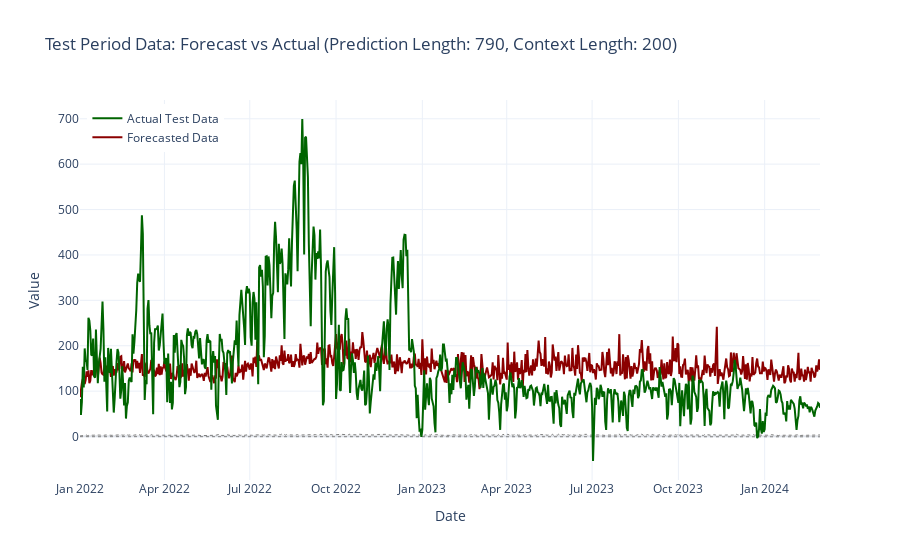

The notebook cell saved with this chart:
### Code cell
# Convert 'start' to a timestamp if necessary
start_date = inp['start'].to_timestamp() if hasattr(inp['start'], 'to_timestamp') else pd.Timestamp(inp['start'])

# Generate test period dates
test_start_date = pd.Timestamp(start_date) + pd.Timedelta(days=len(inp_values))
test_dates = pd.date_range(start=test_start_date, periods=PDT, freq='D')


# Update plot traces with the original scale values
forecast_trace = go.Scatter(
    x=test_dates,
    y=forecast_values_original_scale,
    mode='lines',
    name='Forecasted Data',
    line=dict(color='darkred', dash='solid')
)

label_trace = go.Scatter(
    x=test_dates,
    y=label_values_original_scale,
    mode='lines',
    name='Actual Test Data',
    line=dict(color='darkgreen', dash='solid')
)

fig = go.Figure(data=[confidence_trace_lower, confidence_trace_upper, forecast_trace, label_trace], layout=layout)
fig.show()

# Calculate metrics using original scale values
from sklearn.metrics import mean_squared_error, mean_absolute_error
mse = mean_squared_error(label_values_original_scale, forecast_values_original_scale)
rmse = np.sqrt(mse)
mae = mean_absolute_error(label_values_original_scale, forecast_values_original_scale)

print(f"Mean Squared Error (MSE): {mse}")
print(f"Root Mean Squared Error (RMSE): {rmse}")
print(f"Mean Absolute Error (MAE): {mae}")

### Figure 1 — Plotly figure (JSON) as saved in the notebook; plotly's stock layout.template omitted (floating-point values rounded to 4 significant figures; data arrays with more than 128 entries replaced by an {"elided": "..."} marker saying what was removed)
{"data": [{"fill": "tonexty", "fillcolor": "rgba(169, 169, 169, 0.2)", "line": {"color": "grey", "dash": "dot", "width": 1}, "mode": "lines", "name": "Confidence Interval Lower", "showlegend": false, "type": "scatter", "x": {"elided": "790 str values"}, "y": {"elided": "790 float values"}}, {"fill": "tonexty", "fillcolor": "rgba(169, 169, 169, 0.2)", "line": {"color": "grey", "dash": "dot", "width": 1}, "mode": "lines", "name": "Confidence Interval Upper", "showlegend": false, "type": "scatter", "x": {"elided": "790 str values"}, "y": {"elided": "790 float values"}}, {"line": {"color": "darkred", "dash": "solid"}, "mode": "lines", "name": "Forecasted Data", "type": "scatter", "x": {"elided": "790 str values"}, "y": {"elided": "790 float values"}}, {"line": {"color": "darkgreen", "dash": "solid"}, "mode": "lines", "name": "Actual Test Data", "type": "scatter", "x": {"elided": "790 str values"}, "y": {"elided": "790 float values"}}], "layout": {"legend": {"x": 0.01, "y": 0.99}, "title": {"text": "Test Period Data: Forecast vs Actual (Prediction Length: 790, Context Length: 200)"}, "xaxis": {"range": ["2022-01-01T00:00:00", "2024-02-29T00:00:00"], "title": {"text": "Date"}}, "yaxis": {"title": {"text": "Value"}}}}
